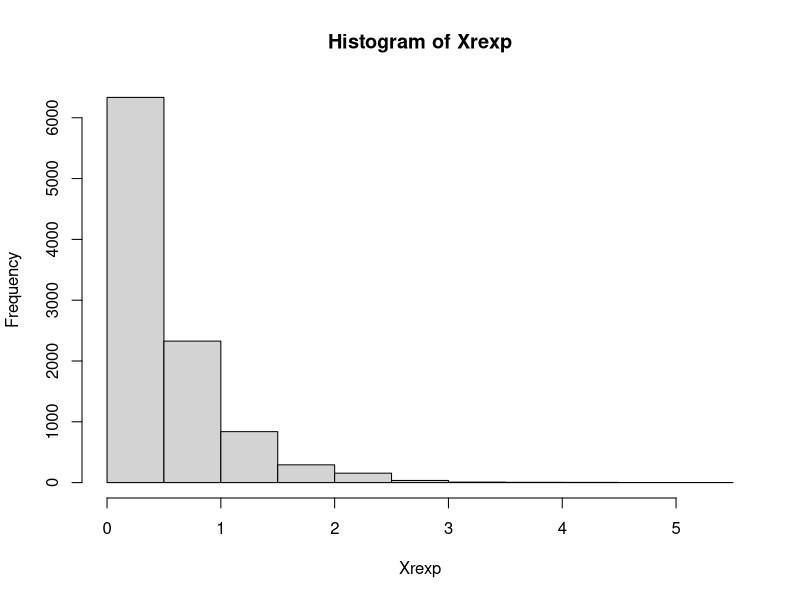
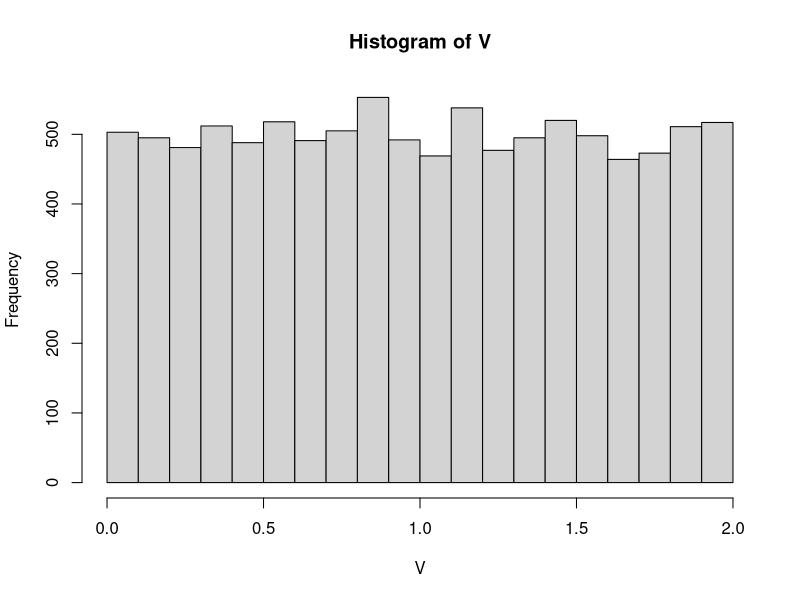
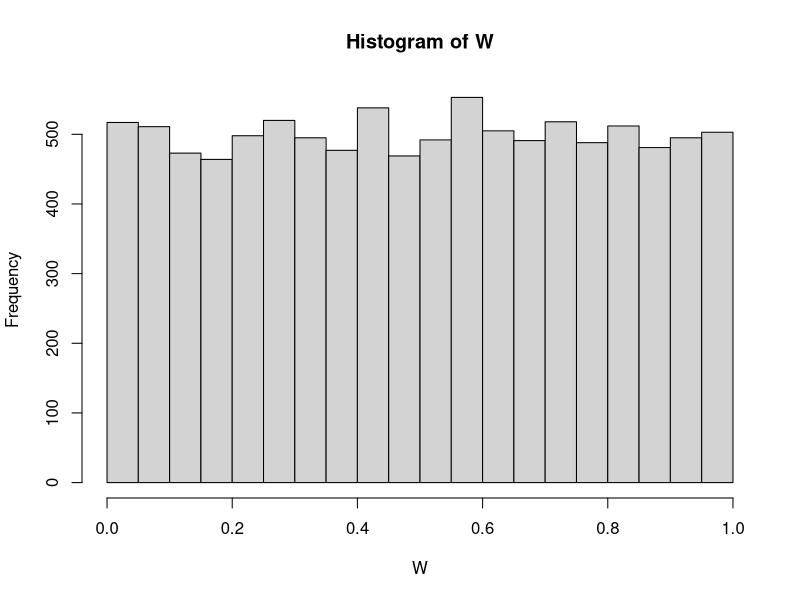
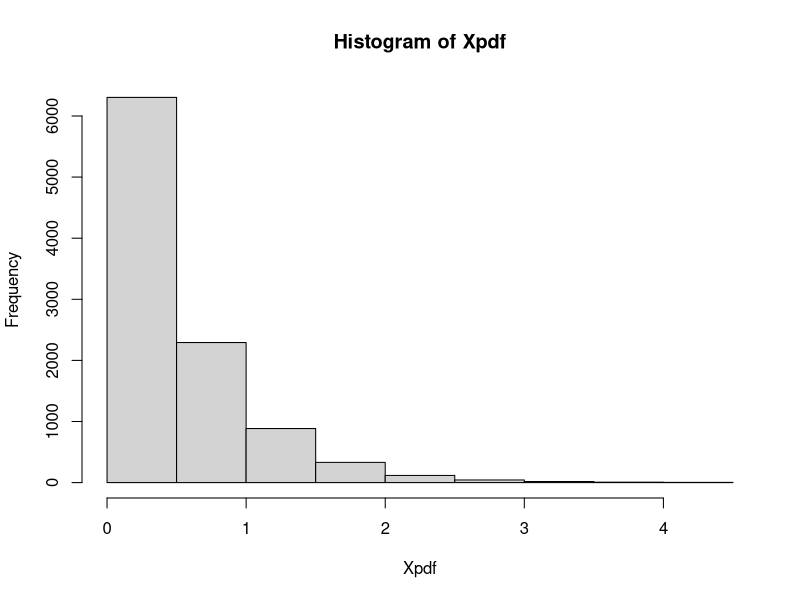
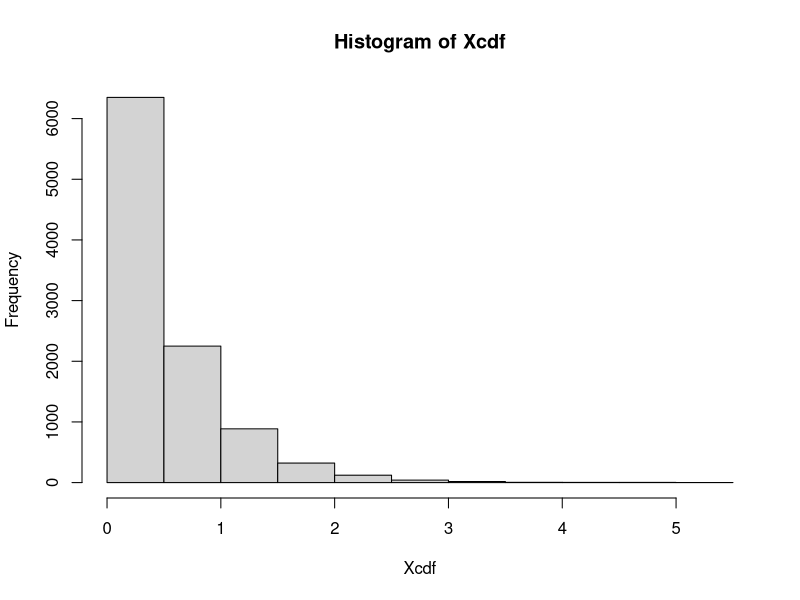

R code for these plots, in order:
## ---- chunk 1
knitr::opts_chunk$set(echo = TRUE)
## ---- chunk 2
Xrexp = rexp(10000,2) #use rexp function to generate
hist(Xrexp)
V = 2*exp(-2*Xrexp)
hist(V) #plot shows not U(0,1). It is U(0,2) for this case
W = 1-exp(-2*Xrexp)
hist(W) #plot shows close to U(0,1)
# If we know V is U(0,2), we may try to use the pdf relation
V = runif(10000,0,2)
Xpdf = -0.5*log(0.5*V)
hist(Xpdf)
# However we don't know V in general. So we use W~U(0,1) and cdf
W = runif(10000,0,1)
Xcdf = -0.5*log(1-W)
hist(Xcdf)
